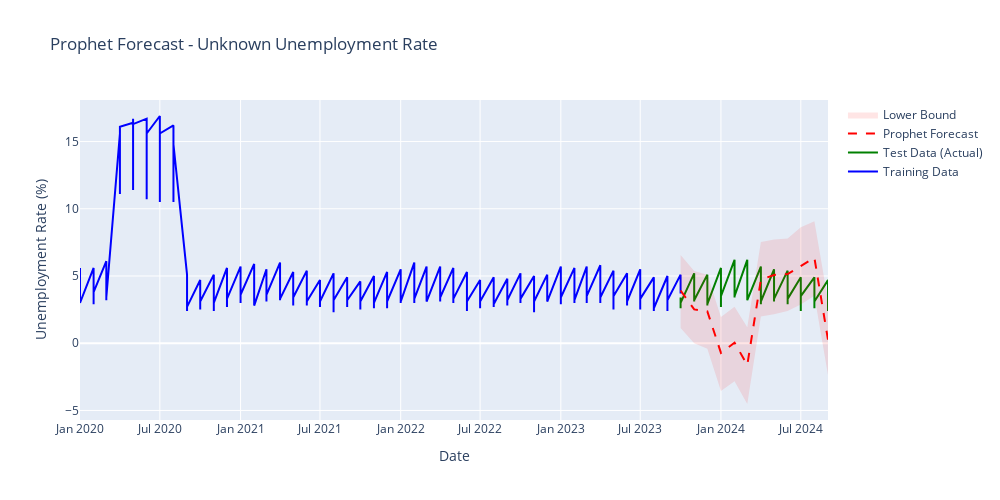

This figure's notebook cell:
### Markdown cell above
## 6. Prophet Forecasting (Alternative Method)

### Code cell
# ============================================================================
# FIT AND VISUALIZE PROPHET FORECAST - Single State Mode Only
# ============================================================================
if ANALYSIS_MODE == 'single-state' and prophet_available:
    print(f" Fitting Prophet model for {SELECTED_STATE}...")

    # Prepare data for Prophet (requires 'ds' and 'y' columns)
    df_prophet = df_focus_single.reset_index()[['date', 'value']].copy()
    df_prophet.columns = ['ds', 'y']

    # Split into train/test sets (same as ARIMA)
    df_prophet_train = df_prophet[:train_size]
    df_prophet_test = df_prophet[train_size:]

    print(f" Data split:")
    print(f"   Training: {len(df_prophet_train)} months")
    print(f"   Testing: {len(df_prophet_test)} months")

    # Initialize and fit Prophet model
    prophet_model = Prophet(
        yearly_seasonality=True,
        weekly_seasonality=False,
        daily_seasonality=False,
        changepoint_prior_scale=0.05
    )
    
    with warnings.catch_warnings():
        warnings.simplefilter("ignore")
        prophet_model.fit(df_prophet_train)

    # Make predictions for the entire dataset (train + test)
    future = prophet_model.make_future_dataframe(periods=len(df_prophet_test), freq='MS')
    prophet_forecast = prophet_model.predict(future)

    print(f"   Prophet forecast length: {len(prophet_forecast)} periods")

    # Extract test predictions - match by date
    # Join forecast with test data to ensure alignment
    prophet_test_results = df_prophet_test.merge(
        prophet_forecast[['ds', 'yhat', 'yhat_lower', 'yhat_upper']], 
        on='ds', 
        how='left'
    )
    
    prophet_test_pred = prophet_test_results['yhat'].values
    
    print(f"   Test predictions: {len(prophet_test_pred)} values")

    # Calculate metrics
    prophet_mse = mean_squared_error(df_prophet_test['y'], prophet_test_pred)
    prophet_mae = mean_absolute_error(df_prophet_test['y'], prophet_test_pred)
    prophet_rmse = np.sqrt(prophet_mse)

    print("\n Prophet Forecast Performance:")
    print("=" * 60)
    print(f"RMSE: {prophet_rmse:.4f}")
    print(f"MAE: {prophet_mae:.4f}")

    # Plot Prophet forecast vs actual
    fig4 = go.Figure()

    # Training data
    fig4.add_trace(go.Scatter(
        x=df_prophet_train['ds'],
        y=df_prophet_train['y'],
        mode='lines',
        name='Training Data',
        line=dict(color='blue', width=2)
    ))

    # Test data (actual)
    fig4.add_trace(go.Scatter(
        x=df_prophet_test['ds'],
        y=df_prophet_test['y'],
        mode='lines',
        name='Test Data (Actual)',
        line=dict(color='green', width=2)
    ))

    # Prophet predictions
    fig4.add_trace(go.Scatter(
        x=prophet_test_results['ds'],
        y=prophet_test_results['yhat'],
        mode='lines',
        name='Prophet Forecast',
        line=dict(color='red', width=2, dash='dash')
    ))

    # Confidence intervals
    fig4.add_trace(go.Scatter(
        x=prophet_test_results['ds'],
        y=prophet_test_results['yhat_upper'],
        mode='lines',
        name='Upper Bound',
        line=dict(color='rgba(255,0,0,0.2)', width=0),
        showlegend=False,
        fill=None
    ))
    
    fig4.add_trace(go.Scatter(
        x=prophet_test_results['ds'],
        y=prophet_test_results['yhat_lower'],
        mode='lines',
        name='Lower Bound',
        line=dict(color='rgba(255,0,0,0.2)', width=0),
        fill='tonexty',
        fillcolor='rgba(255,0,0,0.1)',
        showlegend=True
    ))

    fig4.update_layout(
        title=f'Prophet Forecast - {SELECTED_STATE} Unemployment Rate',
        xaxis_title='Date',
        yaxis_title='Unemployment Rate (%)',
        hovermode='x unified',
        width=1000,
        height=500
    )

    fig4.show()

    print("\n Prophet forecast complete!")
    print(f" Prophet model includes:")
    print(f"   • Yearly seasonality patterns")
    print(f"   • Automatic changepoint detection")
    print(f"   • Uncertainty intervals (confidence bands)")
    print(f"   • Test period: {len(df_prophet_test)} months")

elif ANALYSIS_MODE == 'single-state' and not prophet_available:
    print("  Prophet not available. Install with: pip install prophet")
else:
    print("ℹ  Skipping Prophet forecast (multi-state mode - use single-state for Prophet)")
